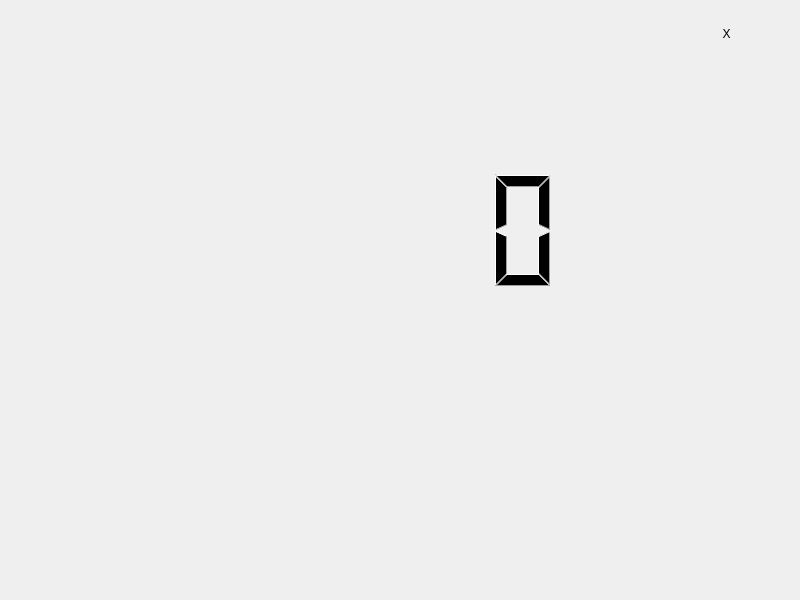
<?xml version="1.0" encoding="UTF-8"?>
<ui version="4.0">
 <class>lockScreen</class>
 <widget class="QWidget" name="lockScreen">
  <property name="geometry">
   <rect>
    <x>0</x>
    <y>0</y>
    <width>800</width>
    <height>600</height>
   </rect>
  </property>
  <property name="windowTitle">
   <string>lockScreen</string>
  </property>
  <widget class="QLabel" name="backGround">
   <property name="geometry">
    <rect>
     <x>0</x>
     <y>0</y>
     <width>16777214</width>
     <height>16777214</height>
    </rect>
   </property>
   <property name="sizePolicy">
    <sizepolicy hsizetype="Expanding" vsizetype="Expanding">
     <horstretch>0</horstretch>
     <verstretch>0</verstretch>
    </sizepolicy>
   </property>
   <property name="minimumSize">
    <size>
     <width>0</width>
     <height>0</height>
    </size>
   </property>
   <property name="text">
    <string/>
   </property>
   <property name="alignment">
    <set>Qt::AlignCenter</set>
   </property>
  </widget>
  <widget class="QPushButton" name="unlockBtn">
   <property name="geometry">
    <rect>
     <x>680</x>
     <y>20</y>
     <width>93</width>
     <height>28</height>
    </rect>
   </property>
   <property name="text">
    <string>X</string>
   </property>
   <property name="flat">
    <bool>true</bool>
   </property>
  </widget>
  <widget class="QLCDNumber" name="Timer">
   <property name="geometry">
    <rect>
     <x>220</x>
     <y>160</y>
     <width>341</width>
     <height>141</height>
    </rect>
   </property>
   <property name="frameShape">
    <enum>QFrame::NoFrame</enum>
   </property>
   <property name="frameShadow">
    <enum>QFrame::Plain</enum>
   </property>
  </widget>
  <widget class="QLabel" name="currentWorkLbl">
   <property name="geometry">
    <rect>
     <x>70</x>
     <y>60</y>
     <width>111</width>
     <height>51</height>
    </rect>
   </property>
   <property name="text">
    <string/>
   </property>
  </widget>
  <widget class="QLabel" name="nextWorkLbl">
   <property name="geometry">
    <rect>
     <x>58</x>
     <y>140</y>
     <width>101</width>
     <height>101</height>
    </rect>
   </property>
   <property name="text">
    <string/>
   </property>
  </widget>
 </widget>
 <resources/>
 <connections/>
</ui>
